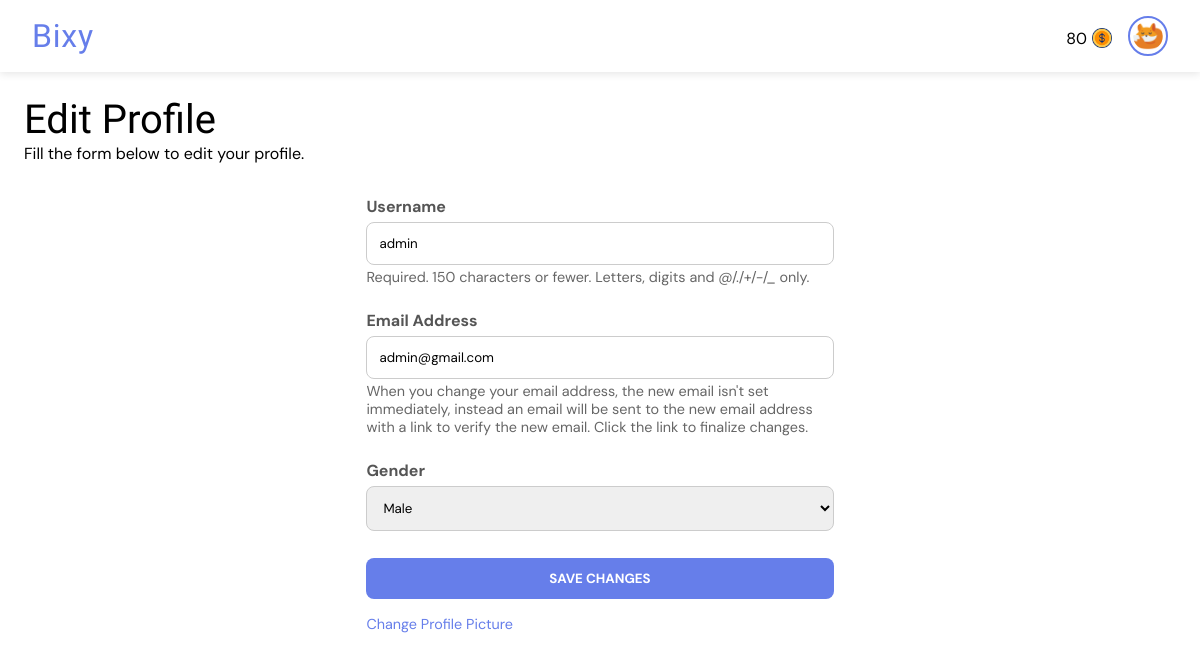
Page /editprofile/ (signed in) on the earlier database version.
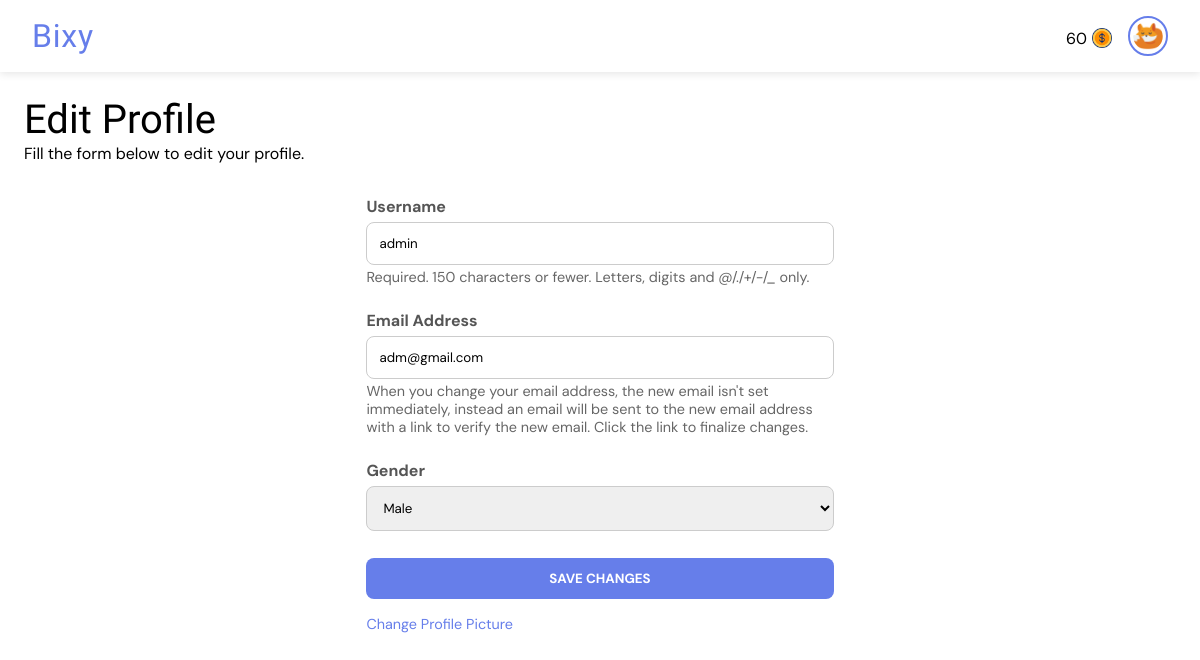
Same page on the later database version.
### giftapp/models.py (models this page shows, shortened)
class User(AbstractUser):
    gender = models.CharField(max_length=6, choices=GENDERS, default=GENDERS[0][0])
    is_verified = models.BooleanField(default=False, help_text="If the user's email address is verified or not.")
    email = models.EmailField(unique=True, blank=False, null=False)
    new_email = models.EmailField(unique=False, blank=True, null=True)
    coins = models.PositiveIntegerField(default=0)
    won_coins = models.PositiveIntegerField(default=0)
    keys = models.PositiveIntegerField(default=0)
    verify_code = models.CharField(max_length=255, null=True, blank=True)
    change_email_code = models.CharField(max_length=255, null=True, blank=True)
    profile_pic = models.ForeignKey(ProfilePicture, on_delete=models.SET_NULL, related_name='owners', null=True)
    deactivated_at = models.DateTimeField(null=True, blank=True)
    USERNAME_FIELD = "email"
    REQUIRED_FIELDS = ["username"]

class ProfilePicture(models.Model):
    name = models.CharField(max_length=50, null=False, blank=False)
    image = models.ImageField(null=False, blank=False, upload_to='profile_pics')

### giftapp/views.py (the view, shortened to what this page needs)
# urls.py: path("editprofile/", views.edit_profile, name="edit_profile"),
@login_required
def edit_profile(request):
    form = CustomUserChangeForm(instance=request.user)
    return render(request, 'edit_profile.html', {'form': form})

### giftapp/forms.py
class CustomUserChangeForm(UserChangeForm):
    class Meta:
        model = User
        fields = ['username', 'email', 'gender']
        widgets = {
            'username': forms.TextInput(attrs={'autocomplete': 'off'})
        }
        labels = {
            'email': 'Email Address'
        }
        error_messages = {
            'email': {
                'unique': "This email is already associated with another account."
            }
        }
        help_texts = {
            'email': "When you change your email address, the new email isn't set immediately, instead an email will be sent to the new email address with a link to verify the new email. Click the link to finalize changes."
        }

### templates/edit_profile.html (shortened to what this page needs)
{% extends 'base.html' %}
{% load static %}
{% load humanize %}
{% load timefilters %}
{% block title %}
<link rel="stylesheet" href="{% static 'css/all_gifts.css' %}">
{% endblock %}
{% block body %}
<div class="heading">
    <h1>Edit Profile</h1>
    <p>Fill the form below to edit your profile.</p>
</div>
<div class="buy">
    <div class="buy-sub">
        <form class="login-form" action="{% url 'edit_profile' %}" method="post">
            {% for field in form %}
            {% if field.label != 'Password' %}
            <label for="{{ field.id_for_label }}">{{ field.label }}</label>
            {{ field }}
            <p class="help">{{ field.help_text }}</p>
            {% endif %}
            {% endfor %}
            <button type="submit">Save Changes</button>
        </form>
        <div class="links">
            <a href="{% url 'change_profile_picture' %}">Change Profile Picture</a>
        </div>
    </div>
</div>
{% endblock %}

### templates/base.html (shortened to what this page needs)
<!DOCTYPE html>
<html lang="en">
<head>
    {% load static %}
    {% load humanize %}
    {% load timefilters %}
    {% block title %} {% endblock %}
</head>
<body>
    <nav class="navbar">
        <div class="logo-container" role="link" tabindex="0">
            <a href="{% url 'all_gifts' %}" class="logo-text">Bixy</a>
        </div>
        <div class="profile-section" id="profileSection">
            {% if request.user.is_authenticated %}
            <a href="{% url 'buy_coins' %}" style="text-decoration: none; color: black;">
                <div class="cost">
                    <p>{{ request.user.coins|intcomma }}</p>
                    <img src="{% static 'images/dollar.png' %}" alt="Gift image">
                </div>
            </a>
            <a href="{% url 'profile' %}">
                <img src="{{ request.user.profile_pic.image.url }}" alt="Profile picture" class="profile-pic" />
            </a>
            {% else %}
            <a href="{% url 'signin' %}" class="btn login">Login</a>
            <a href="{% url 'signup' %}" class="btn signup">Sign Up</a>
            {% endif %}
        </div>
    </nav>
    <main>
        <section>
            {% block body %} {% endblock %}
        </section>
    </main>
</body>
</html>

Differences in the rows shown:
changed User "admin": user.coins "80" → "60"; email "admin@gmail.com" → "adm@gmail.com"
